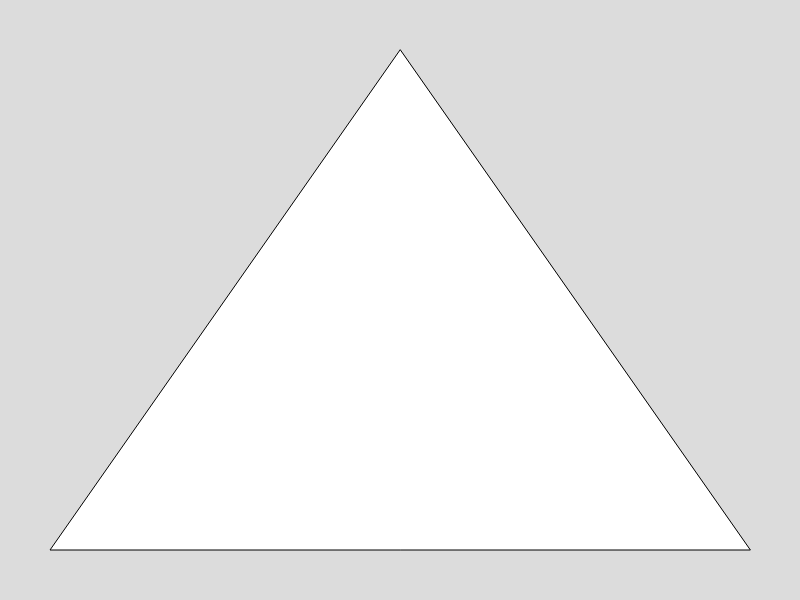
Frame 1 (no input)
Frame 60 (no input): identical to frame 1, image omitted
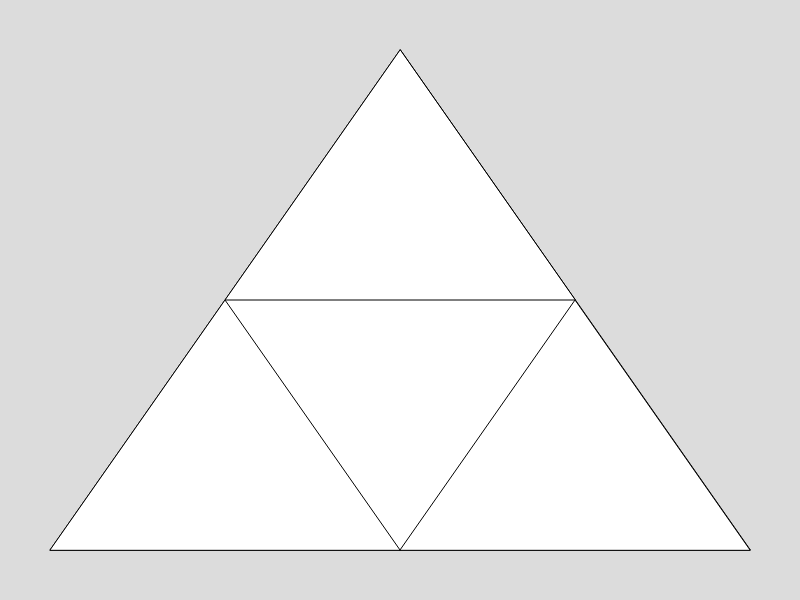
Frame 120 (the mouse pressed at the canvas centre since frame 60)

The p5.js sketch that drew these frames (run headless with seeded random() and noise() and a simulated clock; from frame 60 on, the mouse is pressed at the canvas centre):

// p5.js sketch
// ── sketch.js
//Sierpinski Triangle - Recursion Demo

let initialTriangle = [
  {x: 400, y: 50},
  {x: 50, y: 550},
  {x: 750, y: 550}
];

let depth = 0;

function setup() {
  createCanvas(800, 600);

}

function draw() {
  background(220);
  sierpinski(initialTriangle, depth);
}

function sierpinski(points, depth) {
  triangle(points[0].x, points[0].y, points[1].x, points[1].y, points[2].x, points[2].y);

  if(depth > 0) {
    //upper triangle
    // for(let i = 0; i < points.length; points++) {
      
    //   sierpinski([points[i], getMidPoint(points[i], points[points.length - 1 - i]), getMidPoint(points[i], points[points.length - 2 - i])], depth - 1);
    // }

    sierpinski([points[0], getMidPoint(points[0], points[1]), getMidPoint(points[0], points[2])], depth - 1);
    sierpinski([points[1], getMidPoint(points[1], points[0]), getMidPoint(points[1], points[2])], depth - 1);
    sierpinski([points[2], getMidPoint(points[2], points[0]), getMidPoint(points[2], points[1])], depth - 1);

  }



}

function mousePressed() {
  depth++;
}

function getMidPoint(point1, point2) {
  let newX = (point1.x + point2.x) / 2;
  let newY = (point1.y + point2.y) / 2;

  return {x: newX, y: newY};
}
